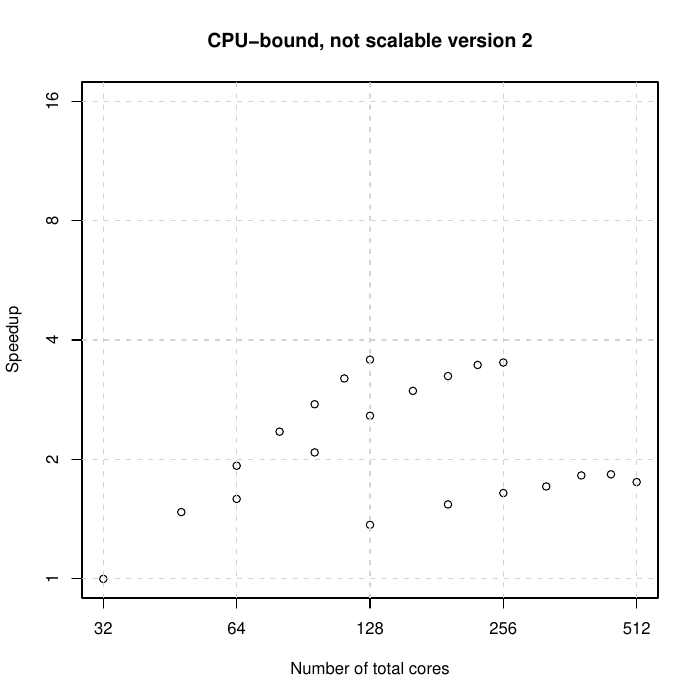

Generate this figure with R:
plotbmark <- function(inpFile, bmarkName, powerBound){

d<-read.table(inpFile, header=T)

d$totalCores[d$pkg.clamp.0==powerBound] = d$nodes[d$pkg.clamp.0==powerBound] * d$cores[d$pkg.clamp.0==powerBound]
d$speedup[d$pkg.clamp.0==powerBound] = max(d$avg.time[d$pkg.clamp.0==powerBound])/(d$avg.time[d$pkg.clamp.0==powerBound])

ymin = 1
ymax = 16


plot(d$totalCores[d$pkg.clamp.0==powerBound], d$speedup[d$pkg.clamp.0==powerBound],log="xy",axes=FALSE, xlab="Number of total cores", ylab="Speedup", ylim=c(ymin,ymax))
box(which="plot",lty=1)
axis(2,at=(2^(0:4)), lab=(2^(0:4)))
axis(1,at=(2^(5:9)), lab=(2^(5:9)))
abline(h=(2^(0:4)), lty=2, col="lightgray")
abline(v=(2^(5:9)), lty=2, col="lightgray")
title(main=bmarkName)


#End of function
}

pdf("test.pdf")
plotbmark("no-scale-cpu-comm.out", "CPU-bound, not scalable version 2", 95)
dev.off()

pdf("test2.pdf")
plotbmark("no-scale-mem-comm.out", "Mem-bound, not scalable version 2", 95)
dev.off()
